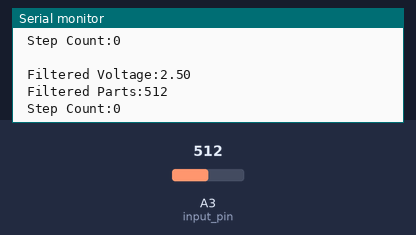
Recording of a sketch running on a simulated Arduino Uno, built with avr-gcc and run on an emulated ATmega328P. Parts: the last lines printed to the serial monitor. The inputs (shaded band) are chosen by the test bench; at power-on: A3 (input_pin) = 512.

Above: at 4.2 s.
4.3 s: A3 (input_pin) set to 991
At 4.3 s:
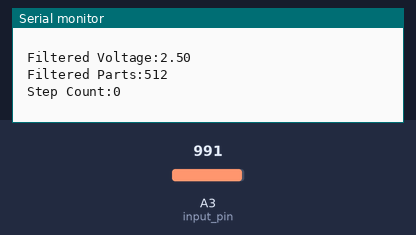
8.3 s: A3 (input_pin) set to 1002
At 9.1 s:
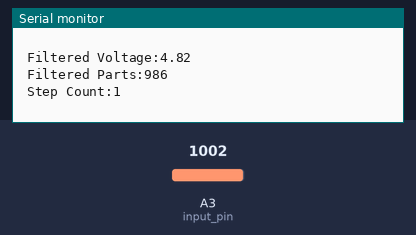
Timing chart, 0 to 10.8 s (numbered marks = the images above; inputs shaded):
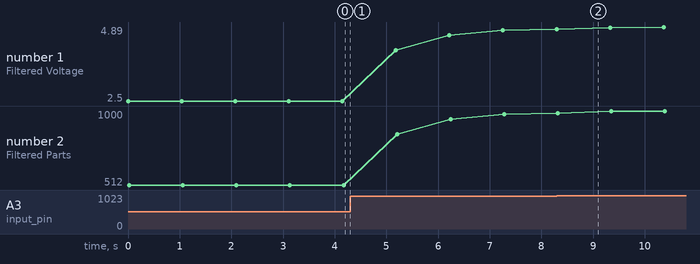

The sketch:

sketch_nov7c.ino
```cpp
int flag = 0;
int input_pin = A3;
int LED = 13;
int val = 0;
int count;
float EMA_a = 0.7;    // initialization of EMA alpha
int EMA_S = 0;        // initialization of EMA S
float threshold;
float filtered_voltage;
int temp = 0;
bool is_counting;

void setup()
{
  Serial.begin(9600);
  count = 0;
  is_counting = 1;
  filtered_voltage = 0.0;
  threshold = 3.5;
  EMA_S = analogRead(input_pin);
  temp = 0;
}
void loop()
{
  val = analogRead(input_pin);
  //  Serial.print(" Absolute Voltage:");
  //  Serial.println((val/1023.00)*5.00);
  //  Serial.print(" Absolute Parts:");
  //  Serial.println(val);

  EMA_S = (EMA_a*val) + ((1-EMA_a)*EMA_S);
  filtered_voltage = (EMA_S/1023.00)*5.00;

  Serial.print(" Filtered Voltage:");
  Serial.println(filtered_voltage);
  Serial.print(" Filtered Parts:");
  Serial.println(EMA_S);

  if ((filtered_voltage > threshold) && is_counting)
  {
    is_counting = !is_counting;
    count++;
  }
  else if ((filtered_voltage < threshold) && !is_counting)
  {
    is_counting = !is_counting;
  }
  Serial.print(" Step Count:");
  Serial.println(count);
  Serial.println("                                      ");

  delay(1000);
}
```

Measured:
- plotted number 1: 2.5 → 4.82 after the input at 4.3 s, 4.82 → 4.89 after the input at 8.3 s
- plotted number 2: 512 → 977 after the input at 4.3 s, 977 → 1000 after the input at 8.3 s
